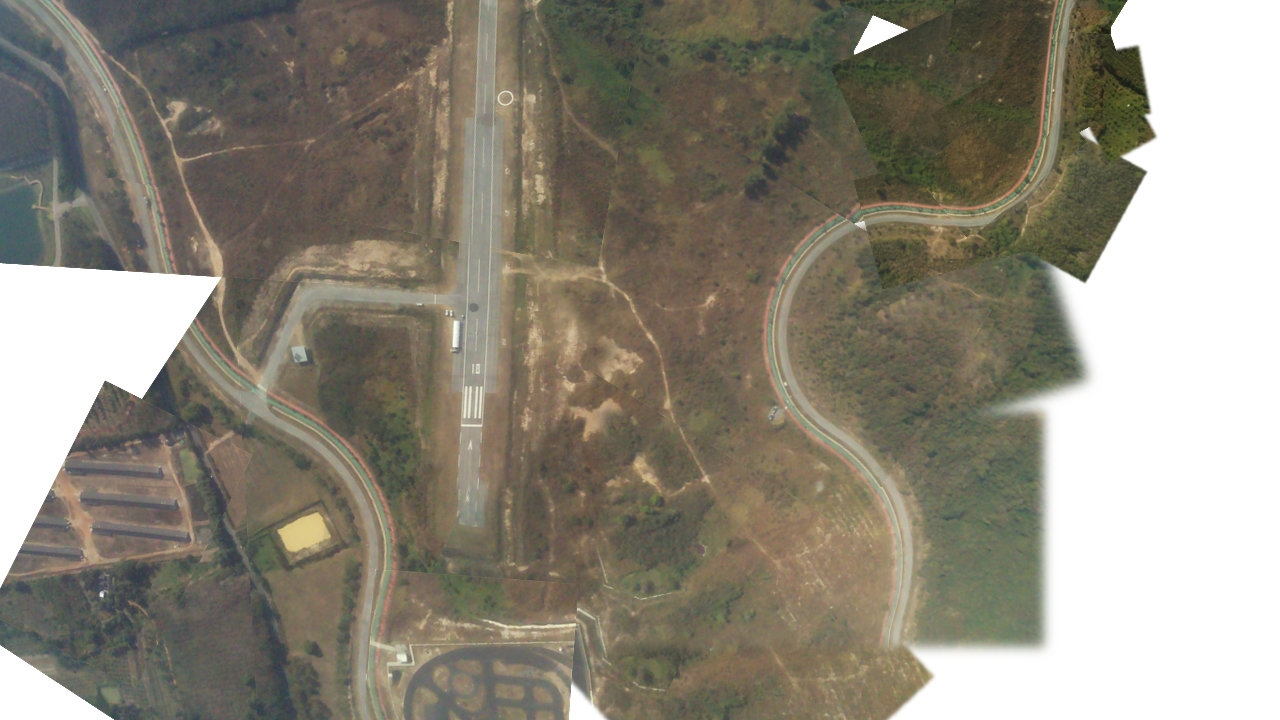
#> input picture Schoolsat/Slide1.png, 1280 x 720 px, given in place of slide1.jpg, which was not available
$ python TA.py
#> lines starting #> are read from the running program, lines starting #| are printed output that depends on the picture; after the words box and inside, x2 and y2 are one past the last pixel; in counts of white or black regions, pixels touching at a corner belong together; pictures that were not available may be replaced by others from this repository, and a replacement may not be noted
import cv2
import numpy as np
from matplotlib import pyplot as plt

img = cv2.imread('slide1.jpg', cv2.IMREAD_GRAYSCALE)
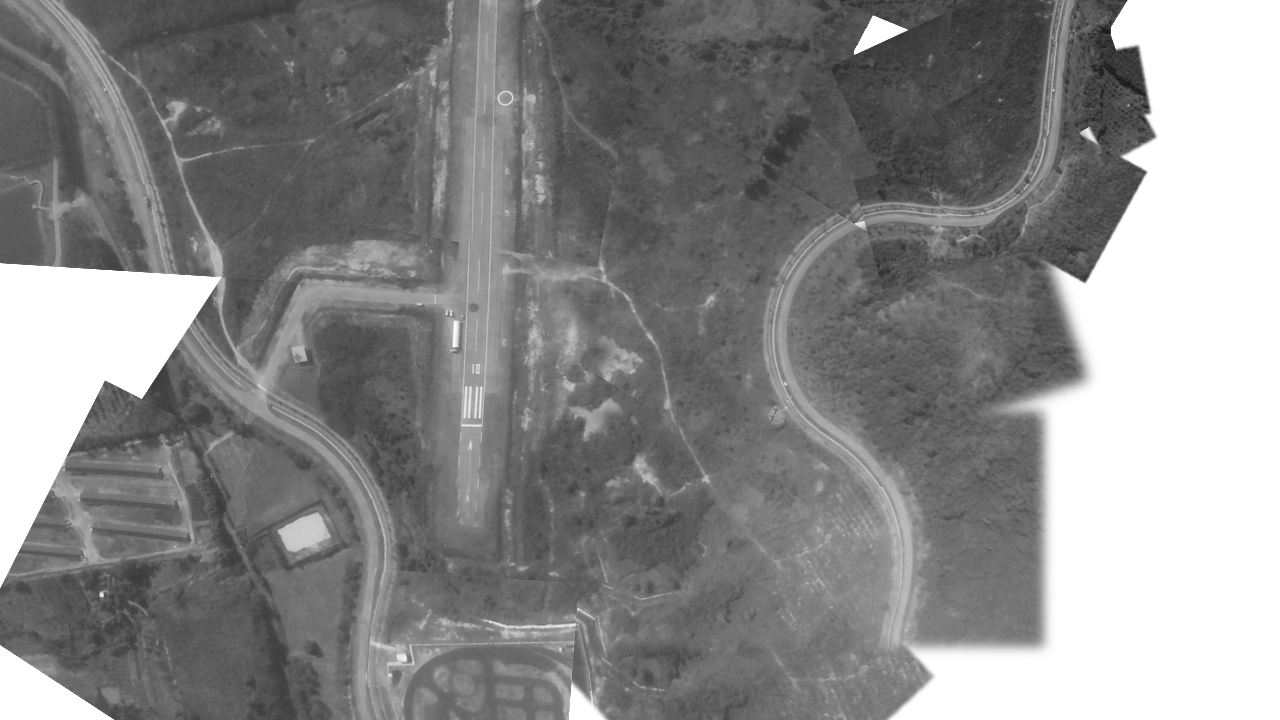
#> img: shape (720, 1280); min 21, max 255, mean 136.3
cv2.imshow('image', img)
if cv2.waitKey(0) & 0xFF == ord('q'):
#> (key q is pressed here)
    cv2.destroyAllWindows()
elif cv2.waitKey(0) & 0xFF == ord('s'):
    cv2.imwrite('slide1.png', img)
    cv2.destroyAllWindows()
plt.imshow(img, cmap='gray', interpolation='bicubic')
plt.plot([50, 100], [80, 100], 'c', linewidth=5)
plt.show()
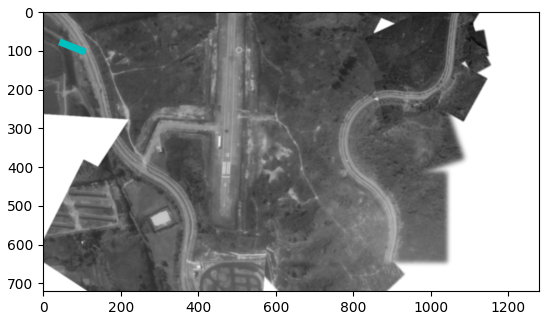
#> figure drawn by matplotlib, 1 panel

# Drawing on Images

img = cv2.imread('slide1.jpg', cv2.IMREAD_COLOR)
#> img is the input picture: shape (720, 1280, 3); mean B, G, R 122.5, 136, 141
cv2.namedWindow('image', cv2.WINDOW_NORMAL)
cv2.line(img, (0, 0), (150, 150), (255, 255, 255), 15)
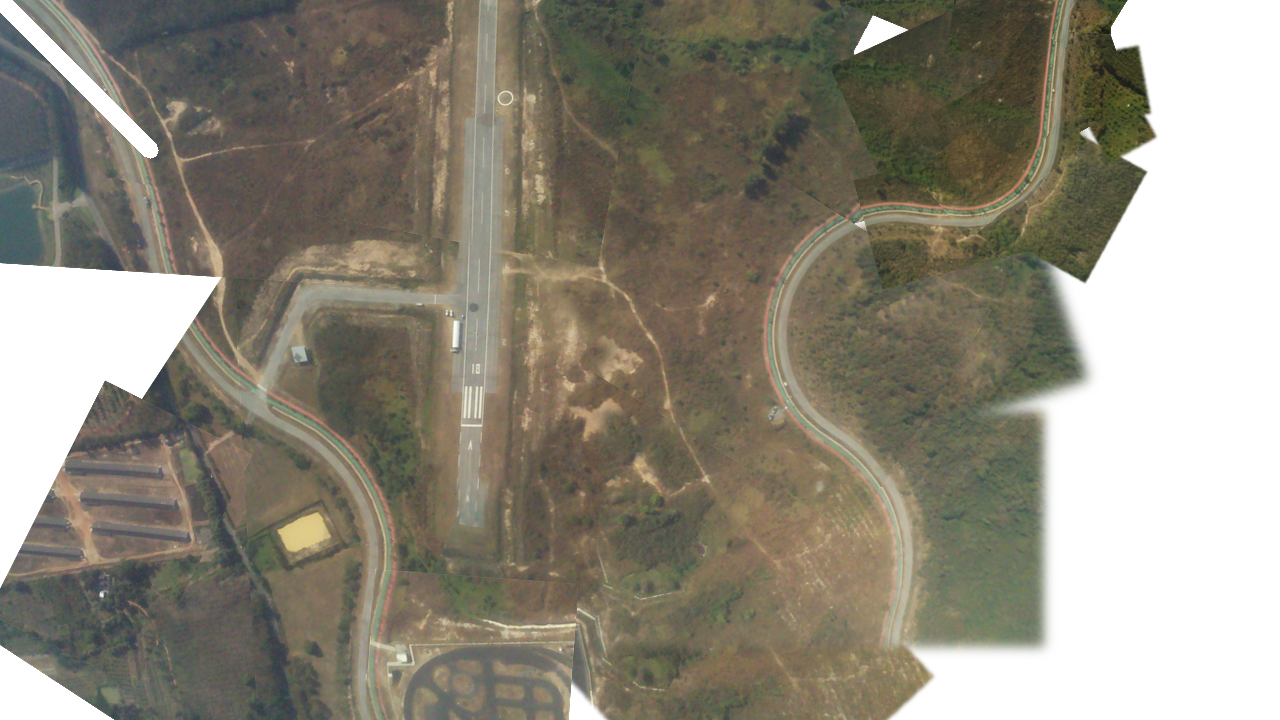
#> img: shape (720, 1280, 3); 0.41% of pixels changed, all inside (x1, y1, x2, y2) = (0, 0, 159, 159)
cv2.imshow('image', img)
k = cv2.waitKey(0)
#> (key q is pressed here)
if k == 27:
    cv2.destroyAllWindows()


# image from webcam
#> (the run stopped early here; a loop or call above may not have finished)
